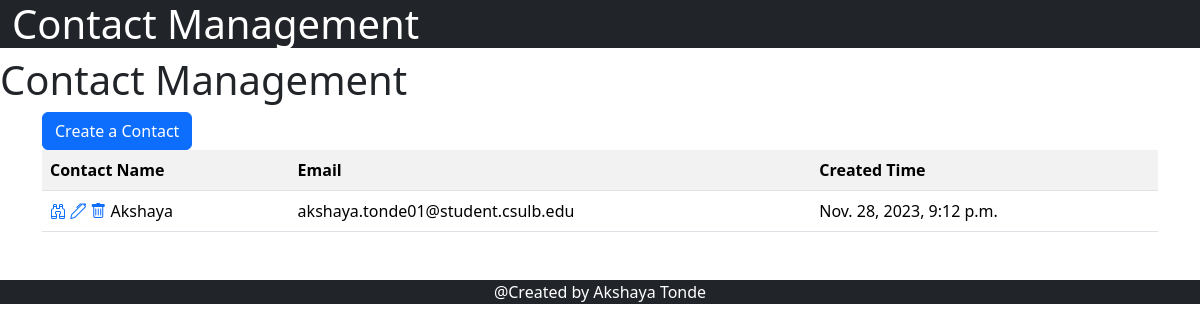
The app's page /, older data.
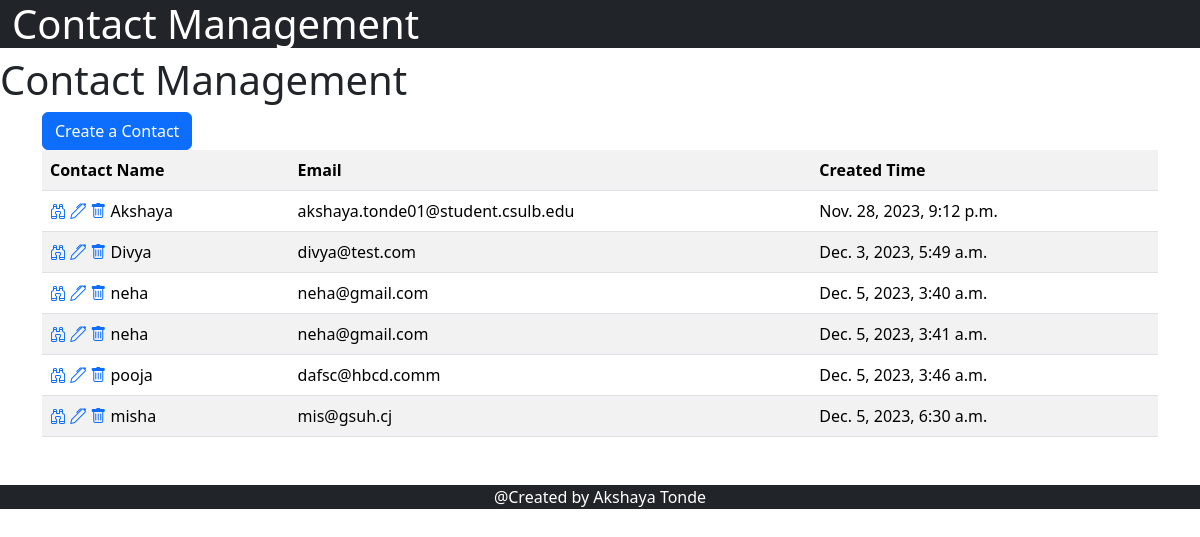
The same page, newer data.
### contact_management/models.py (models this page shows)
class ContactsInfo(models.Model):
    name = models.CharField(max_length=70)
    email = models.EmailField(max_length=100)
    notes = models.CharField(max_length=100)
    creation_date = models.DateTimeField(default=django.utils.timezone.now)

### contact_management/views.py (the view)
# urls.py: 2. Add a URL to urlpatterns:  path('', views.home, name='home')
def home(request):
    queryset = ContactsInfo.objects.all()
    return render(request, "index.html", context={'page':'Contact Management', 'contactsInfo': queryset})

### contact_management/templates/index.html (shortened to what this page needs)
{% extends "base.html"%}
{% block start %}
    <div>
        <h1>Contact Management</h1>
    </div>
    <div class="container">
        <a href="/createContact/">
            <button type="submit" class="btn btn-primary">Create a Contact</button>
        </a>
    </div>
    <div class="container">
    <table class="table table-striped">
        <tr>
            <th>Contact Name</th>
            <th>Email</th>
            <th>Created Time</th>
        </tr>
    {% for contact in contactsInfo%}
        <tr>
            <td>
                <a href="/viewContact/{{contact.id}}/" class="delete" title="" data-toggle="tooltip" data-original-title="Delete"><i class="bi bi-binoculars"></i></a>
                <a href="/editContact/{{contact.id}}/" class="edit" title="" data-toggle="tooltip" data-original-title="Edit"><i class="bi bi-pen"></i></a>
                <a href="/deleteContact/{{contact.id}}/" class="delete" title="" data-toggle="tooltip" data-original-title="Delete"><i class="bi bi-trash"></i></a>
                {{contact.name}}</td>
            <td>{{contact.email}}</td>
            <td>{{contact.creation_date}}</td>
        </tr>
    {% endfor %}
    </table>
  </div>
{% endblock %}

### contact_management/templates/base.html (shortened to what this page needs)
<!DOCTYPE html>
<html lang="en">
<head>
  <link href="https://cdn.jsdelivr.net/npm/bootstrap@5.3.2/dist/css/bootstrap.min.css"
    rel="stylesheet"
>
  <link rel="stylesheet"
    href="https://cdn.jsdelivr.net/npm/bootstrap-icons@1.3.0/font/bootstrap-icons.css">
</head>
<body>
  <header class="bg-dark text-white">
    <div class="container-fluid">
        <h1>Contact Management</h1>
    </div>
</header>
{% block start%}
{% endblock %}
<footer class="bg-dark text-white mt-5">
  <div class="container">
      <p class="text-center"> @Created by Akshaya Tonde</p>
  </div>
</footer>
</body>
</html>

Row changes from the older to the newer data that the page shows:
added ContactsInfo: name "Divya", email "divya@test.com", creation_date "Dec. 3, 2023, 5:49 a.m."
added ContactsInfo: name "neha", email "neha@gmail.com", creation_date "Dec. 5, 2023, 3:40 a.m."
added ContactsInfo: name "neha", email "neha@gmail.com", creation_date "Dec. 5, 2023, 3:41 a.m."
added ContactsInfo: name "pooja", email "dafsc@hbcd.comm", creation_date "Dec. 5, 2023, 3:46 a.m."
added ContactsInfo: name "misha", email "mis@gsuh.cj", creation_date "Dec. 5, 2023, 6:30 a.m."
